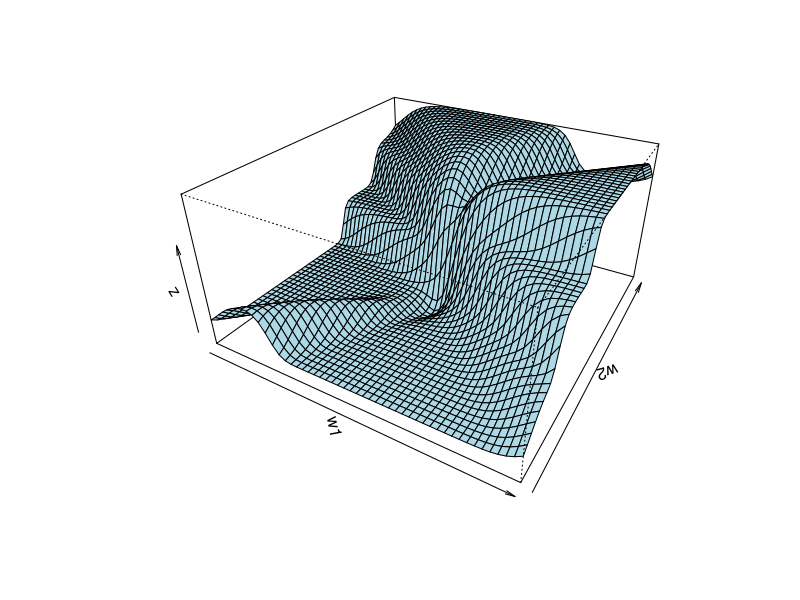

The R script that drew this image:
w1 = seq(-10,10,length=50)
w2 = w1

#Punto 1 (3; 2; 1)
#Punto 2 (1; 4; 1)
#Punto 3 (-1; 1; 0)
#Punto 4 (-1; -1; 0)
#Punto 5 (2; -1; 0)

#Definimos la función que dibujaremos
f1 = function(w1,w2) 
  {
  (1 - 1/(1+exp(2*w1 + w2*3)))^2+ 
     (1 - 1/(1+exp(w1 + w2*4)))^2 + 
     (0 - 1/(1+exp((-1)*w1 + w2)))^2 +
     (0 - 1/(1+exp((-1)*w1 + (-1)*w2)))^2 + 
     (0 - 1/(1+exp(2*w1 + (-1)*w2)))^2
  }   
 
z = outer(w1,w2,f1)                             
persp(w1,w2,z, theta = 30, phi = 30, expand = 0.5, col = "lightblue")
